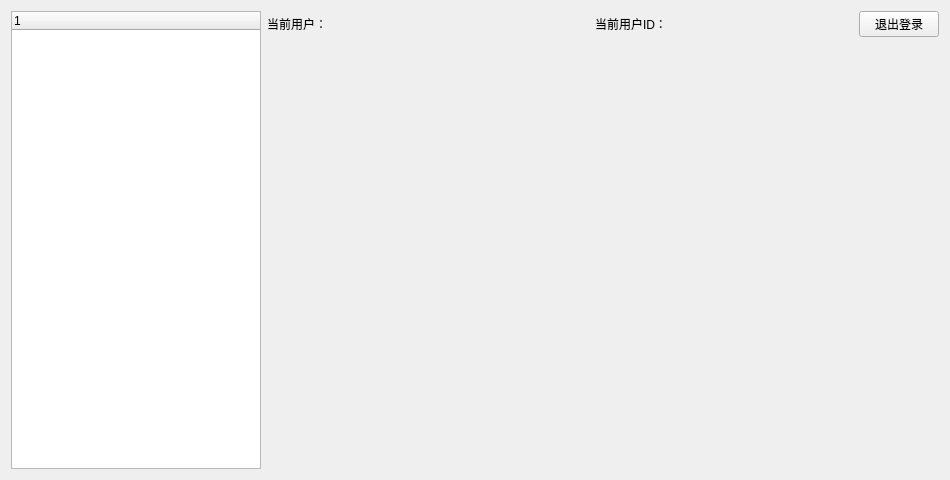
<?xml version="1.0" encoding="UTF-8"?>
<ui version="4.0">
 <class>Admin</class>
 <widget class="QMainWindow" name="Admin">
  <property name="geometry">
   <rect>
    <x>0</x>
    <y>0</y>
    <width>950</width>
    <height>480</height>
   </rect>
  </property>
  <property name="windowTitle">
   <string>Admin管理员界面</string>
  </property>
  <property name="styleSheet">
   <string notr="true"/>
  </property>
  <widget class="QWidget" name="centralWidget">
   <layout class="QVBoxLayout" name="verticalLayout_2">
    <item>
     <layout class="QHBoxLayout" name="horizontalLayout_3" stretch="3,7">
      <item>
       <widget class="QTreeWidget" name="treeWidget">
        <property name="minimumSize">
         <size>
          <width>250</width>
          <height>0</height>
         </size>
        </property>
        <property name="maximumSize">
         <size>
          <width>250</width>
          <height>16777215</height>
         </size>
        </property>
        <column>
         <property name="text">
          <string notr="true">1</string>
         </property>
        </column>
       </widget>
      </item>
      <item>
       <layout class="QVBoxLayout" name="verticalLayout">
        <item>
         <layout class="QHBoxLayout" name="horizontalLayout" stretch="5,4,1">
          <item>
           <widget class="QLabel" name="label_currName">
            <property name="text">
             <string>当前用户：</string>
            </property>
           </widget>
          </item>
          <item>
           <widget class="QLabel" name="label_currID">
            <property name="text">
             <string>当前用户ID：</string>
            </property>
           </widget>
          </item>
          <item>
           <widget class="QPushButton" name="pushButton">
            <property name="text">
             <string>退出登录</string>
            </property>
           </widget>
          </item>
         </layout>
        </item>
        <item>
         <widget class="QStackedWidget" name="stackedWidget">
          <property name="currentIndex">
           <number>-1</number>
          </property>
         </widget>
        </item>
       </layout>
      </item>
     </layout>
    </item>
   </layout>
  </widget>
 </widget>
 <layoutdefault spacing="6" margin="11"/>
 <resources/>
 <connections/>
</ui>
